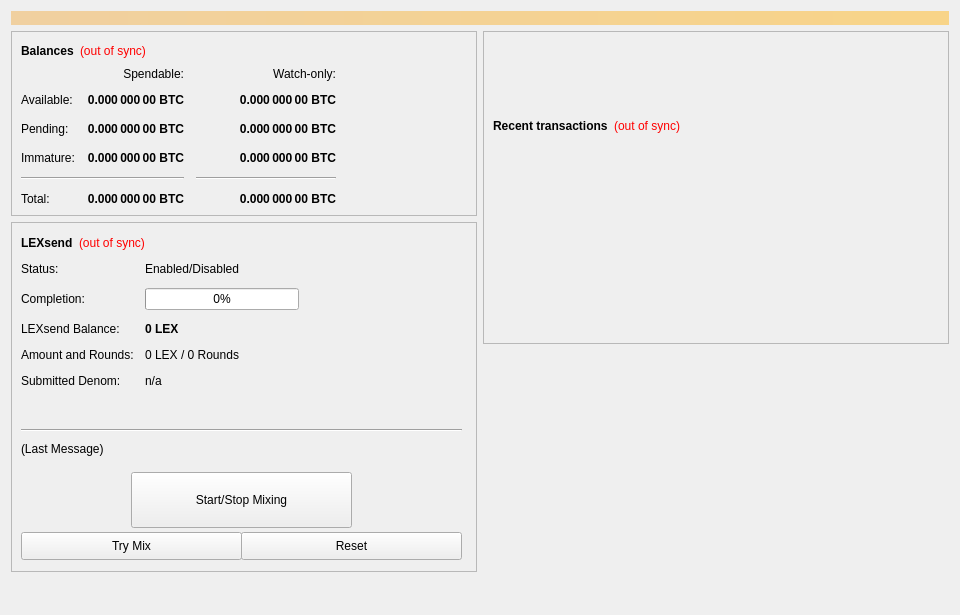
<?xml version="1.0" encoding="UTF-8"?>
<ui version="4.0">
 <class>SmartTokenConfig</class>
 <widget class="QWidget" name="SmartTokenConfig">
  <property name="geometry">
   <rect>
    <x>0</x>
    <y>0</y>
    <width>960</width>
    <height>615</height>
   </rect>
  </property>
  <property name="minimumSize">
   <size>
    <width>960</width>
    <height>0</height>
   </size>
  </property>
  <property name="windowTitle">
   <string>Form</string>
  </property>
  <layout class="QVBoxLayout" name="topLayout">
   <item>
    <widget class="QLabel" name="labelAlerts">
     <property name="visible">
      <bool>false</bool>
     </property>
     <property name="styleSheet">
      <string notr="true">background-color: qlineargradient(x1: 0, y1: 0, x2: 1, y2: 0, stop:0 #F0D0A0, stop:1 #F8D488); color:#000000;</string>
     </property>
     <property name="wordWrap">
      <bool>true</bool>
     </property>
     <property name="margin">
      <number>3</number>
     </property>
    </widget>
   </item>
   <item>
    <layout class="QHBoxLayout" name="horizontalLayout" stretch="1,1">
     <item>
      <layout class="QVBoxLayout" name="verticalLayout_2">
       <item>
        <widget class="QFrame" name="frame">
         <property name="frameShape">
          <enum>QFrame::StyledPanel</enum>
         </property>
         <property name="frameShadow">
          <enum>QFrame::Raised</enum>
         </property>
         <layout class="QVBoxLayout" name="verticalLayout_4">
          <item>
           <layout class="QHBoxLayout" name="horizontalLayout_4">
            <item>
             <widget class="QLabel" name="label_5">
              <property name="font">
               <font>
                <weight>75</weight>
                <bold>true</bold>
               </font>
              </property>
              <property name="text">
               <string>Balances</string>
              </property>
             </widget>
            </item>
            <item>
             <widget class="QLabel" name="labelWalletStatus">
              <property name="cursor">
               <cursorShape>WhatsThisCursor</cursorShape>
              </property>
              <property name="toolTip">
               <string>The displayed information may be out of date. Your wallet automatically synchronizes with the LEX network after a connection is established, but this process has not completed yet.</string>
              </property>
              <property name="styleSheet">
               <string notr="true">QLabel { color: red; }</string>
              </property>
              <property name="text">
               <string notr="true">(out of sync)</string>
              </property>
              <property name="alignment">
               <set>Qt::AlignLeading|Qt::AlignLeft|Qt::AlignVCenter</set>
              </property>
             </widget>
            </item>
            <item>
             <spacer name="horizontalSpacer_3">
              <property name="orientation">
               <enum>Qt::Horizontal</enum>
              </property>
              <property name="sizeHint" stdset="0">
               <size>
                <width>40</width>
                <height>20</height>
               </size>
              </property>
             </spacer>
            </item>
           </layout>
          </item>
          <item>
           <layout class="QGridLayout" name="gridLayout">
            <property name="spacing">
             <number>12</number>
            </property>
            <item row="2" column="2">
             <widget class="QLabel" name="labelWatchPending">
              <property name="font">
               <font>
                <weight>75</weight>
                <bold>true</bold>
               </font>
              </property>
              <property name="cursor">
               <cursorShape>IBeamCursor</cursorShape>
              </property>
              <property name="toolTip">
               <string>Unconfirmed transactions to watch-only addresses</string>
              </property>
              <property name="text">
               <string notr="true">0.000 000 00 BTC</string>
              </property>
              <property name="alignment">
               <set>Qt::AlignRight|Qt::AlignTrailing|Qt::AlignVCenter</set>
              </property>
              <property name="textInteractionFlags">
               <set>Qt::LinksAccessibleByMouse|Qt::TextSelectableByKeyboard|Qt::TextSelectableByMouse</set>
              </property>
             </widget>
            </item>
            <item row="2" column="1">
             <widget class="QLabel" name="labelUnconfirmed">
              <property name="font">
               <font>
                <weight>75</weight>
                <bold>true</bold>
               </font>
              </property>
              <property name="cursor">
               <cursorShape>IBeamCursor</cursorShape>
              </property>
              <property name="toolTip">
               <string>Total of transactions that have yet to be confirmed, and do not yet count toward the spendable balance</string>
              </property>
              <property name="text">
               <string notr="true">0.000 000 00 BTC</string>
              </property>
              <property name="alignment">
               <set>Qt::AlignRight|Qt::AlignTrailing|Qt::AlignVCenter</set>
              </property>
              <property name="textInteractionFlags">
               <set>Qt::LinksAccessibleByMouse|Qt::TextSelectableByKeyboard|Qt::TextSelectableByMouse</set>
              </property>
             </widget>
            </item>
            <item row="3" column="2">
             <widget class="QLabel" name="labelWatchImmature">
              <property name="font">
               <font>
                <weight>75</weight>
                <bold>true</bold>
               </font>
              </property>
              <property name="cursor">
               <cursorShape>IBeamCursor</cursorShape>
              </property>
              <property name="toolTip">
               <string>Staked or masternode rewards in watch-only addresses that has not yet matured</string>
              </property>
              <property name="text">
               <string notr="true">0.000 000 00 BTC</string>
              </property>
              <property name="alignment">
               <set>Qt::AlignRight|Qt::AlignTrailing|Qt::AlignVCenter</set>
              </property>
              <property name="textInteractionFlags">
               <set>Qt::LinksAccessibleByMouse|Qt::TextSelectableByKeyboard|Qt::TextSelectableByMouse</set>
              </property>
             </widget>
            </item>
            <item row="4" column="0" colspan="2">
             <widget class="Line" name="lineSpendableBalance">
              <property name="orientation">
               <enum>Qt::Horizontal</enum>
              </property>
             </widget>
            </item>
            <item row="4" column="2">
             <widget class="Line" name="lineWatchBalance">
              <property name="sizePolicy">
               <sizepolicy hsizetype="Preferred" vsizetype="Fixed">
                <horstretch>0</horstretch>
                <verstretch>0</verstretch>
               </sizepolicy>
              </property>
              <property name="minimumSize">
               <size>
                <width>140</width>
                <height>0</height>
               </size>
              </property>
              <property name="orientation">
               <enum>Qt::Horizontal</enum>
              </property>
             </widget>
            </item>
            <item row="5" column="0">
             <widget class="QLabel" name="labelTotalText">
              <property name="text">
               <string>Total:</string>
              </property>
             </widget>
            </item>
            <item row="3" column="1">
             <widget class="QLabel" name="labelImmature">
              <property name="font">
               <font>
                <weight>75</weight>
                <bold>true</bold>
               </font>
              </property>
              <property name="cursor">
               <cursorShape>IBeamCursor</cursorShape>
              </property>
              <property name="toolTip">
               <string>Staked or masternode rewards that has not yet matured</string>
              </property>
              <property name="text">
               <string notr="true">0.000 000 00 BTC</string>
              </property>
              <property name="alignment">
               <set>Qt::AlignRight|Qt::AlignTrailing|Qt::AlignVCenter</set>
              </property>
              <property name="textInteractionFlags">
               <set>Qt::LinksAccessibleByMouse|Qt::TextSelectableByKeyboard|Qt::TextSelectableByMouse</set>
              </property>
             </widget>
            </item>
            <item row="2" column="3">
             <spacer name="horizontalSpacer_2">
              <property name="orientation">
               <enum>Qt::Horizontal</enum>
              </property>
              <property name="sizeHint" stdset="0">
               <size>
                <width>40</width>
                <height>20</height>
               </size>
              </property>
             </spacer>
            </item>
            <item row="3" column="0">
             <widget class="QLabel" name="labelImmatureText">
              <property name="text">
               <string>Immature:</string>
              </property>
             </widget>
            </item>
            <item row="5" column="1">
             <widget class="QLabel" name="labelTotal">
              <property name="font">
               <font>
                <weight>75</weight>
                <bold>true</bold>
               </font>
              </property>
              <property name="cursor">
               <cursorShape>IBeamCursor</cursorShape>
              </property>
              <property name="toolTip">
               <string>Your current total balance</string>
              </property>
              <property name="text">
               <string notr="true">0.000 000 00 BTC</string>
              </property>
              <property name="alignment">
               <set>Qt::AlignRight|Qt::AlignTrailing|Qt::AlignVCenter</set>
              </property>
              <property name="textInteractionFlags">
               <set>Qt::LinksAccessibleByMouse|Qt::TextSelectableByKeyboard|Qt::TextSelectableByMouse</set>
              </property>
             </widget>
            </item>
            <item row="5" column="2">
             <widget class="QLabel" name="labelWatchTotal">
              <property name="font">
               <font>
                <weight>75</weight>
                <bold>true</bold>
               </font>
              </property>
              <property name="cursor">
               <cursorShape>IBeamCursor</cursorShape>
              </property>
              <property name="toolTip">
               <string>Current total balance in watch-only addresses</string>
              </property>
              <property name="text">
               <string notr="true">0.000 000 00 BTC</string>
              </property>
              <property name="alignment">
               <set>Qt::AlignRight|Qt::AlignTrailing|Qt::AlignVCenter</set>
              </property>
              <property name="textInteractionFlags">
               <set>Qt::LinksAccessibleByMouse|Qt::TextSelectableByKeyboard|Qt::TextSelectableByMouse</set>
              </property>
             </widget>
            </item>
            <item row="0" column="2">
             <widget class="QLabel" name="labelWatchonly">
              <property name="text">
               <string>Watch-only:</string>
              </property>
              <property name="alignment">
               <set>Qt::AlignRight|Qt::AlignTrailing|Qt::AlignVCenter</set>
              </property>
             </widget>
            </item>
            <item row="1" column="0">
             <widget class="QLabel" name="labelBalanceText">
              <property name="text">
               <string>Available:</string>
              </property>
             </widget>
            </item>
            <item row="1" column="1">
             <widget class="QLabel" name="labelBalance">
              <property name="font">
               <font>
                <weight>75</weight>
                <bold>true</bold>
               </font>
              </property>
              <property name="cursor">
               <cursorShape>IBeamCursor</cursorShape>
              </property>
              <property name="toolTip">
               <string>Your current spendable balance</string>
              </property>
              <property name="text">
               <string notr="true">0.000 000 00 BTC</string>
              </property>
              <property name="alignment">
               <set>Qt::AlignRight|Qt::AlignTrailing|Qt::AlignVCenter</set>
              </property>
              <property name="textInteractionFlags">
               <set>Qt::LinksAccessibleByMouse|Qt::TextSelectableByKeyboard|Qt::TextSelectableByMouse</set>
              </property>
             </widget>
            </item>
            <item row="1" column="2">
             <widget class="QLabel" name="labelWatchAvailable">
              <property name="font">
               <font>
                <weight>75</weight>
                <bold>true</bold>
               </font>
              </property>
              <property name="cursor">
               <cursorShape>IBeamCursor</cursorShape>
              </property>
              <property name="toolTip">
               <string>Your current balance in watch-only addresses</string>
              </property>
              <property name="text">
               <string notr="true">0.000 000 00 BTC</string>
              </property>
              <property name="alignment">
               <set>Qt::AlignRight|Qt::AlignTrailing|Qt::AlignVCenter</set>
              </property>
              <property name="textInteractionFlags">
               <set>Qt::LinksAccessibleByMouse|Qt::TextSelectableByKeyboard|Qt::TextSelectableByMouse</set>
              </property>
             </widget>
            </item>
            <item row="2" column="0">
             <widget class="QLabel" name="labelPendingText">
              <property name="text">
               <string>Pending:</string>
              </property>
             </widget>
            </item>
            <item row="0" column="1">
             <widget class="QLabel" name="labelSpendable">
              <property name="text">
               <string>Spendable:</string>
              </property>
              <property name="alignment">
               <set>Qt::AlignRight|Qt::AlignTrailing|Qt::AlignVCenter</set>
              </property>
             </widget>
            </item>
           </layout>
          </item>
         </layout>
        </widget>
       </item>
       <item>
        <widget class="QFrame" name="frameObfuscation">
         <property name="minimumSize">
          <size>
           <width>0</width>
           <height>350</height>
          </size>
         </property>
         <property name="layoutDirection">
          <enum>Qt::LeftToRight</enum>
         </property>
         <property name="frameShape">
          <enum>QFrame::StyledPanel</enum>
         </property>
         <property name="frameShadow">
          <enum>QFrame::Raised</enum>
         </property>
         <widget class="QWidget" name="formLayoutWidget">
          <property name="geometry">
           <rect>
            <x>10</x>
            <y>40</y>
            <width>451</width>
            <height>161</height>
           </rect>
          </property>
          <layout class="QFormLayout" name="formLayout">
           <property name="fieldGrowthPolicy">
            <enum>QFormLayout::AllNonFixedFieldsGrow</enum>
           </property>
           <property name="horizontalSpacing">
            <number>11</number>
           </property>
           <property name="verticalSpacing">
            <number>12</number>
           </property>
           <item row="0" column="0">
            <widget class="QLabel" name="label_6">
             <property name="text">
              <string>Status:</string>
             </property>
            </widget>
           </item>
           <item row="1" column="0">
            <widget class="QLabel" name="label_7">
             <property name="text">
              <string>Completion:</string>
             </property>
            </widget>
           </item>
           <item row="1" column="1">
            <widget class="QProgressBar" name="obfuscationProgress">
             <property name="maximumSize">
              <size>
               <width>154</width>
               <height>16777215</height>
              </size>
             </property>
             <property name="value">
              <number>0</number>
             </property>
            </widget>
           </item>
           <item row="2" column="0">
            <widget class="QLabel" name="labelAnonymizedText">
             <property name="text">
              <string>LEXsend Balance:</string>
             </property>
            </widget>
           </item>
           <item row="2" column="1">
            <widget class="QLabel" name="labelAnonymized">
             <property name="font">
              <font>
               <weight>75</weight>
               <bold>true</bold>
              </font>
             </property>
             <property name="text">
              <string notr="true">0 LEX</string>
             </property>
            </widget>
           </item>
           <item row="3" column="0">
            <widget class="QLabel" name="label_8">
             <property name="text">
              <string>Amount and Rounds:</string>
             </property>
            </widget>
           </item>
           <item row="3" column="1">
            <widget class="QLabel" name="labelAmountRounds">
             <property name="text">
              <string>0 LEX / 0 Rounds</string>
             </property>
            </widget>
           </item>
           <item row="4" column="0">
            <widget class="QLabel" name="label_9">
             <property name="text">
              <string>Submitted Denom:</string>
             </property>
            </widget>
           </item>
           <item row="4" column="1">
            <widget class="QLabel" name="labelSubmittedDenom">
             <property name="toolTip">
              <string>The denominations you submitted to the Masternode.&lt;br&gt;To mix, other users must submit the exact same denominations.</string>
             </property>
             <property name="text">
              <string>n/a</string>
             </property>
            </widget>
           </item>
           <item row="0" column="1">
            <widget class="QLabel" name="LEXsendEnabled">
             <property name="text">
              <string>Enabled/Disabled</string>
             </property>
            </widget>
           </item>
          </layout>
         </widget>
         <widget class="QPushButton" name="runAutoDenom">
          <property name="geometry">
           <rect>
            <x>251</x>
            <y>17</y>
            <width>1</width>
            <height>1</height>
           </rect>
          </property>
          <property name="palette">
           <palette>
            <active>
             <colorrole role="WindowText">
              <brush brushstyle="SolidPattern">
               <color alpha="255">
                <red>0</red>
                <green>0</green>
                <blue>0</blue>
               </color>
              </brush>
             </colorrole>
             <colorrole role="Button">
              <brush brushstyle="SolidPattern">
               <color alpha="255">
                <red>239</red>
                <green>238</green>
                <blue>238</blue>
               </color>
              </brush>
             </colorrole>
             <colorrole role="Light">
              <brush brushstyle="SolidPattern">
               <color alpha="255">
                <red>255</red>
                <green>255</green>
                <blue>255</blue>
               </color>
              </brush>
             </colorrole>
             <colorrole role="Midlight">
              <brush brushstyle="SolidPattern">
               <color alpha="255">
                <red>247</red>
                <green>246</green>
                <blue>246</blue>
               </color>
              </brush>
             </colorrole>
             <colorrole role="Dark">
              <brush brushstyle="SolidPattern">
               <color alpha="255">
                <red>119</red>
                <green>119</green>
                <blue>119</blue>
               </color>
              </brush>
             </colorrole>
             <colorrole role="Mid">
              <brush brushstyle="SolidPattern">
               <color alpha="255">
                <red>159</red>
                <green>159</green>
                <blue>159</blue>
               </color>
              </brush>
             </colorrole>
             <colorrole role="Text">
              <brush brushstyle="SolidPattern">
               <color alpha="255">
                <red>0</red>
                <green>0</green>
                <blue>0</blue>
               </color>
              </brush>
             </colorrole>
             <colorrole role="BrightText">
              <brush brushstyle="SolidPattern">
               <color alpha="255">
                <red>255</red>
                <green>255</green>
                <blue>255</blue>
               </color>
              </brush>
             </colorrole>
             <colorrole role="ButtonText">
              <brush brushstyle="SolidPattern">
               <color alpha="255">
                <red>0</red>
                <green>0</green>
                <blue>0</blue>
               </color>
              </brush>
             </colorrole>
             <colorrole role="Base">
              <brush brushstyle="SolidPattern">
               <color alpha="255">
                <red>255</red>
                <green>255</green>
                <blue>255</blue>
               </color>
              </brush>
             </colorrole>
             <colorrole role="Window">
              <brush brushstyle="SolidPattern">
               <color alpha="255">
                <red>239</red>
                <green>238</green>
                <blue>238</blue>
               </color>
              </brush>
             </colorrole>
             <colorrole role="Shadow">
              <brush brushstyle="SolidPattern">
               <color alpha="255">
                <red>0</red>
                <green>0</green>
                <blue>0</blue>
               </color>
              </brush>
             </colorrole>
             <colorrole role="AlternateBase">
              <brush brushstyle="SolidPattern">
               <color alpha="255">
                <red>247</red>
                <green>246</green>
                <blue>246</blue>
               </color>
              </brush>
             </colorrole>
             <colorrole role="ToolTipBase">
              <brush brushstyle="SolidPattern">
               <color alpha="255">
                <red>255</red>
                <green>255</green>
                <blue>220</blue>
               </color>
              </brush>
             </colorrole>
             <colorrole role="ToolTipText">
              <brush brushstyle="SolidPattern">
               <color alpha="255">
                <red>0</red>
                <green>0</green>
                <blue>0</blue>
               </color>
              </brush>
             </colorrole>
            </active>
            <inactive>
             <colorrole role="WindowText">
              <brush brushstyle="SolidPattern">
               <color alpha="255">
                <red>0</red>
                <green>0</green>
                <blue>0</blue>
               </color>
              </brush>
             </colorrole>
             <colorrole role="Button">
              <brush brushstyle="SolidPattern">
               <color alpha="255">
                <red>239</red>
                <green>238</green>
                <blue>238</blue>
               </color>
              </brush>
             </colorrole>
             <colorrole role="Light">
              <brush brushstyle="SolidPattern">
               <color alpha="255">
                <red>255</red>
                <green>255</green>
                <blue>255</blue>
               </color>
              </brush>
             </colorrole>
             <colorrole role="Midlight">
              <brush brushstyle="SolidPattern">
               <color alpha="255">
                <red>247</red>
                <green>246</green>
                <blue>246</blue>
               </color>
              </brush>
             </colorrole>
             <colorrole role="Dark">
              <brush brushstyle="SolidPattern">
               <color alpha="255">
                <red>119</red>
                <green>119</green>
                <blue>119</blue>
               </color>
              </brush>
             </colorrole>
             <colorrole role="Mid">
              <brush brushstyle="SolidPattern">
               <color alpha="255">
                <red>159</red>
                <green>159</green>
                <blue>159</blue>
               </color>
              </brush>
             </colorrole>
             <colorrole role="Text">
              <brush brushstyle="SolidPattern">
               <color alpha="255">
                <red>0</red>
                <green>0</green>
                <blue>0</blue>
               </color>
              </brush>
             </colorrole>
             <colorrole role="BrightText">
              <brush brushstyle="SolidPattern">
               <color alpha="255">
                <red>255</red>
                <green>255</green>
                <blue>255</blue>
               </color>
              </brush>
             </colorrole>
             <colorrole role="ButtonText">
              <brush brushstyle="SolidPattern">
               <color alpha="255">
                <red>0</red>
                <green>0</green>
                <blue>0</blue>
               </color>
              </brush>
             </colorrole>
             <colorrole role="Base">
              <brush brushstyle="SolidPattern">
               <color alpha="255">
                <red>255</red>
                <green>255</green>
                <blue>255</blue>
               </color>
              </brush>
             </colorrole>
             <colorrole role="Window">
              <brush brushstyle="SolidPattern">
               <color alpha="255">
                <red>239</red>
                <green>238</green>
                <blue>238</blue>
               </color>
              </brush>
             </colorrole>
             <colorrole role="Shadow">
              <brush brushstyle="SolidPattern">
               <color alpha="255">
                <red>0</red>
                <green>0</green>
                <blue>0</blue>
               </color>
              </brush>
             </colorrole>
             <colorrole role="AlternateBase">
              <brush brushstyle="SolidPattern">
               <color alpha="255">
                <red>247</red>
                <green>246</green>
                <blue>246</blue>
               </color>
              </brush>
             </colorrole>
             <colorrole role="ToolTipBase">
              <brush brushstyle="SolidPattern">
               <color alpha="255">
                <red>255</red>
                <green>255</green>
                <blue>220</blue>
               </color>
              </brush>
             </colorrole>
             <colorrole role="ToolTipText">
              <brush brushstyle="SolidPattern">
               <color alpha="255">
                <red>0</red>
                <green>0</green>
                <blue>0</blue>
               </color>
              </brush>
             </colorrole>
            </inactive>
            <disabled>
             <colorrole role="WindowText">
              <brush brushstyle="SolidPattern">
               <color alpha="255">
                <red>119</red>
                <green>119</green>
                <blue>119</blue>
               </color>
              </brush>
             </colorrole>
             <colorrole role="Button">
              <brush brushstyle="SolidPattern">
               <color alpha="255">
                <red>239</red>
                <green>238</green>
                <blue>238</blue>
               </color>
              </brush>
             </colorrole>
             <colorrole role="Light">
              <brush brushstyle="SolidPattern">
               <color alpha="255">
                <red>255</red>
                <green>255</green>
                <blue>255</blue>
               </color>
              </brush>
             </colorrole>
             <colorrole role="Midlight">
              <brush brushstyle="SolidPattern">
               <color alpha="255">
                <red>247</red>
                <green>246</green>
                <blue>246</blue>
               </color>
              </brush>
             </colorrole>
             <colorrole role="Dark">
              <brush brushstyle="SolidPattern">
               <color alpha="255">
                <red>119</red>
                <green>119</green>
                <blue>119</blue>
               </color>
              </brush>
             </colorrole>
             <colorrole role="Mid">
              <brush brushstyle="SolidPattern">
               <color alpha="255">
                <red>159</red>
                <green>159</green>
                <blue>159</blue>
               </color>
              </brush>
             </colorrole>
             <colorrole role="Text">
              <brush brushstyle="SolidPattern">
               <color alpha="255">
                <red>119</red>
                <green>119</green>
                <blue>119</blue>
               </color>
              </brush>
             </colorrole>
             <colorrole role="BrightText">
              <brush brushstyle="SolidPattern">
               <color alpha="255">
                <red>255</red>
                <green>255</green>
                <blue>255</blue>
               </color>
              </brush>
             </colorrole>
             <colorrole role="ButtonText">
              <brush brushstyle="SolidPattern">
               <color alpha="255">
                <red>119</red>
                <green>119</green>
                <blue>119</blue>
               </color>
              </brush>
             </colorrole>
             <colorrole role="Base">
              <brush brushstyle="SolidPattern">
               <color alpha="255">
                <red>239</red>
                <green>238</green>
                <blue>238</blue>
               </color>
              </brush>
             </colorrole>
             <colorrole role="Window">
              <brush brushstyle="SolidPattern">
               <color alpha="255">
                <red>239</red>
                <green>238</green>
                <blue>238</blue>
               </color>
              </brush>
             </colorrole>
             <colorrole role="Shadow">
              <brush brushstyle="SolidPattern">
               <color alpha="255">
                <red>0</red>
                <green>0</green>
                <blue>0</blue>
               </color>
              </brush>
             </colorrole>
             <colorrole role="AlternateBase">
              <brush brushstyle="SolidPattern">
               <color alpha="255">
                <red>239</red>
                <green>238</green>
                <blue>238</blue>
               </color>
              </brush>
             </colorrole>
             <colorrole role="ToolTipBase">
              <brush brushstyle="SolidPattern">
               <color alpha="255">
                <red>255</red>
                <green>255</green>
                <blue>220</blue>
               </color>
              </brush>
             </colorrole>
             <colorrole role="ToolTipText">
              <brush brushstyle="SolidPattern">
               <color alpha="255">
                <red>0</red>
                <green>0</green>
                <blue>0</blue>
               </color>
              </brush>
             </colorrole>
            </disabled>
           </palette>
          </property>
          <property name="focusPolicy">
           <enum>Qt::NoFocus</enum>
          </property>
          <property name="autoFillBackground">
           <bool>true</bool>
          </property>
          <property name="text">
           <string/>
          </property>
          <property name="flat">
           <bool>true</bool>
          </property>
         </widget>
         <widget class="QPushButton" name="toggleObfuscation">
          <property name="geometry">
           <rect>
            <x>120</x>
            <y>250</y>
            <width>221</width>
            <height>56</height>
           </rect>
          </property>
          <property name="sizePolicy">
           <sizepolicy hsizetype="MinimumExpanding" vsizetype="Fixed">
            <horstretch>0</horstretch>
            <verstretch>0</verstretch>
           </sizepolicy>
          </property>
          <property name="text">
           <string>Start/Stop Mixing</string>
          </property>
         </widget>
         <widget class="Line" name="lineLastMessage">
          <property name="geometry">
           <rect>
            <x>10</x>
            <y>200</y>
            <width>441</width>
            <height>16</height>
           </rect>
          </property>
          <property name="orientation">
           <enum>Qt::Horizontal</enum>
          </property>
         </widget>
         <widget class="QLabel" name="LEXsendStatus">
          <property name="geometry">
           <rect>
            <x>10</x>
            <y>220</y>
            <width>451</width>
            <height>61</height>
           </rect>
          </property>
          <property name="minimumSize">
           <size>
            <width>288</width>
            <height>43</height>
           </size>
          </property>
          <property name="text">
           <string>(Last Message)</string>
          </property>
          <property name="alignment">
           <set>Qt::AlignLeading|Qt::AlignLeft|Qt::AlignTop</set>
          </property>
          <property name="wordWrap">
           <bool>true</bool>
          </property>
         </widget>
         <widget class="QPushButton" name="obfuscationAuto">
          <property name="geometry">
           <rect>
            <x>10</x>
            <y>310</y>
            <width>221</width>
            <height>28</height>
           </rect>
          </property>
          <property name="sizePolicy">
           <sizepolicy hsizetype="MinimumExpanding" vsizetype="Fixed">
            <horstretch>0</horstretch>
            <verstretch>0</verstretch>
           </sizepolicy>
          </property>
          <property name="toolTip">
           <string>Try to manually submit a LEXsend request.</string>
          </property>
          <property name="text">
           <string>Try Mix</string>
          </property>
         </widget>
         <widget class="QPushButton" name="obfuscationReset">
          <property name="geometry">
           <rect>
            <x>230</x>
            <y>310</y>
            <width>221</width>
            <height>28</height>
           </rect>
          </property>
          <property name="sizePolicy">
           <sizepolicy hsizetype="MinimumExpanding" vsizetype="Fixed">
            <horstretch>0</horstretch>
            <verstretch>0</verstretch>
           </sizepolicy>
          </property>
          <property name="toolTip">
           <string>Reset the current status of LEXsend (can interrupt LEXsend if it's in the process of Mixing, which can cost you money!)</string>
          </property>
          <property name="autoFillBackground">
           <bool>false</bool>
          </property>
          <property name="text">
           <string>Reset</string>
          </property>
         </widget>
         <widget class="QWidget" name="layoutWidget">
          <property name="geometry">
           <rect>
            <x>10</x>
            <y>10</y>
            <width>431</width>
            <height>22</height>
           </rect>
          </property>
          <layout class="QHBoxLayout" name="horizontalLayout_5">
           <item>
            <widget class="QLabel" name="label_2">
             <property name="font">
              <font>
               <weight>75</weight>
               <bold>true</bold>
              </font>
             </property>
             <property name="text">
              <string>LEXsend</string>
             </property>
            </widget>
           </item>
           <item>
            <widget class="QLabel" name="labelObfuscationSyncStatus">
             <property name="toolTip">
              <string>The displayed information may be out of date. Your wallet automatically synchronizes with the LEX network after a connection is established, but this process has not completed yet.</string>
             </property>
             <property name="styleSheet">
              <string notr="true">QLabel { color: red; }</string>
             </property>
             <property name="text">
              <string notr="true">(out of sync)</string>
             </property>
             <property name="alignment">
              <set>Qt::AlignLeading|Qt::AlignLeft|Qt::AlignVCenter</set>
             </property>
            </widget>
           </item>
           <item>
            <spacer name="horizontalSpacer_4">
             <property name="orientation">
              <enum>Qt::Horizontal</enum>
             </property>
             <property name="sizeHint" stdset="0">
              <size>
               <width>40</width>
               <height>20</height>
              </size>
             </property>
            </spacer>
           </item>
          </layout>
         </widget>
        </widget>
       </item>
       <item>
        <spacer name="verticalSpacer">
         <property name="orientation">
          <enum>Qt::Vertical</enum>
         </property>
         <property name="sizeHint" stdset="0">
          <size>
           <width>20</width>
           <height>40</height>
          </size>
         </property>
        </spacer>
       </item>
      </layout>
     </item>
     <item>
      <layout class="QVBoxLayout" name="verticalLayout_3">
       <item>
        <widget class="QFrame" name="frame_2">
         <property name="frameShape">
          <enum>QFrame::StyledPanel</enum>
         </property>
         <property name="frameShadow">
          <enum>QFrame::Raised</enum>
         </property>
         <layout class="QVBoxLayout" name="verticalLayout">
          <item>
           <spacer name="verticalSpacer_3">
            <property name="orientation">
             <enum>Qt::Vertical</enum>
            </property>
            <property name="sizeType">
             <enum>QSizePolicy::Fixed</enum>
            </property>
            <property name="sizeHint" stdset="0">
             <size>
              <width>20</width>
              <height>75</height>
             </size>
            </property>
           </spacer>
          </item>
          <item>
           <layout class="QHBoxLayout" name="horizontalLayout_2">
            <item>
             <widget class="QLabel" name="label_4">
              <property name="font">
               <font>
                <weight>75</weight>
                <bold>true</bold>
               </font>
              </property>
              <property name="text">
               <string>Recent transactions</string>
              </property>
             </widget>
            </item>
            <item>
             <widget class="QLabel" name="labelTransactionsStatus">
              <property name="cursor">
               <cursorShape>WhatsThisCursor</cursorShape>
              </property>
              <property name="toolTip">
               <string>The displayed information may be out of date. Your wallet automatically synchronizes with the LEX network after a connection is established, but this process has not completed yet.</string>
              </property>
              <property name="styleSheet">
               <string notr="true">QLabel { color: red; }</string>
              </property>
              <property name="text">
               <string notr="true">(out of sync)</string>
              </property>
              <property name="alignment">
               <set>Qt::AlignRight|Qt::AlignTrailing|Qt::AlignVCenter</set>
              </property>
             </widget>
            </item>
            <item>
             <spacer name="horizontalSpacer">
              <property name="orientation">
               <enum>Qt::Horizontal</enum>
              </property>
              <property name="sizeHint" stdset="0">
               <size>
                <width>40</width>
                <height>20</height>
               </size>
              </property>
             </spacer>
            </item>
           </layout>
          </item>
          <item>
           <widget class="QListView" name="listTransactions">
            <property name="styleSheet">
             <string notr="true">QListView { background: transparent; }</string>
            </property>
            <property name="frameShape">
             <enum>QFrame::NoFrame</enum>
            </property>
            <property name="verticalScrollBarPolicy">
             <enum>Qt::ScrollBarAlwaysOff</enum>
            </property>
            <property name="horizontalScrollBarPolicy">
             <enum>Qt::ScrollBarAlwaysOff</enum>
            </property>
            <property name="selectionMode">
             <enum>QAbstractItemView::NoSelection</enum>
            </property>
           </widget>
          </item>
         </layout>
        </widget>
       </item>
       <item>
        <spacer name="verticalSpacer_2">
         <property name="orientation">
          <enum>Qt::Vertical</enum>
         </property>
         <property name="sizeType">
          <enum>QSizePolicy::Expanding</enum>
         </property>
         <property name="sizeHint" stdset="0">
          <size>
           <width>20</width>
           <height>40</height>
          </size>
         </property>
        </spacer>
       </item>
      </layout>
     </item>
    </layout>
   </item>
  </layout>
 </widget>
 <resources/>
 <connections/>
</ui>
